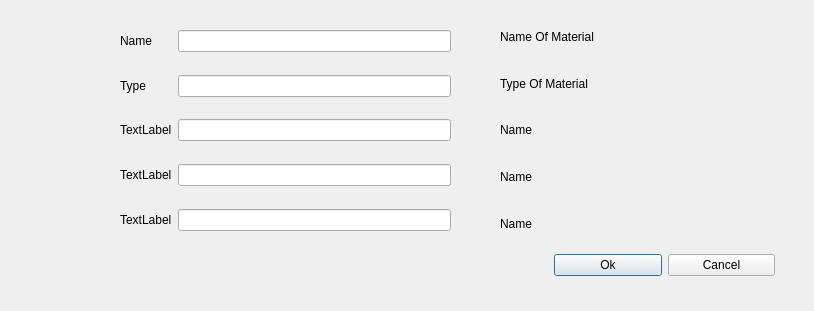
<?xml version="1.0" encoding="UTF-8"?>
<ui version="4.0">
 <class>Dialog</class>
 <widget class="QDialog" name="Dialog">
  <property name="geometry">
   <rect>
    <x>0</x>
    <y>0</y>
    <width>814</width>
    <height>311</height>
   </rect>
  </property>
  <property name="windowTitle">
   <string>Dialog</string>
  </property>
  <widget class="QWidget" name="">
   <property name="geometry">
    <rect>
     <x>554</x>
     <y>250</y>
     <width>221</width>
     <height>30</height>
    </rect>
   </property>
   <layout class="QHBoxLayout" name="horizontalLayout">
    <item>
     <widget class="QPushButton" name="btn_AddDialog_Ok">
      <property name="text">
       <string>Ok</string>
      </property>
     </widget>
    </item>
    <item>
     <widget class="QPushButton" name="btn_AddDialog_Cancel">
      <property name="text">
       <string>Cancel</string>
      </property>
     </widget>
    </item>
   </layout>
  </widget>
  <widget class="QWidget" name="">
   <property name="geometry">
    <rect>
     <x>120</x>
     <y>30</y>
     <width>331</width>
     <height>201</height>
    </rect>
   </property>
   <layout class="QFormLayout" name="formLayout">
    <item row="0" column="0">
     <widget class="QLabel" name="lbl_AddDialog_Name">
      <property name="text">
       <string>Name</string>
      </property>
     </widget>
    </item>
    <item row="0" column="1">
     <widget class="QLineEdit" name="lineEdit"/>
    </item>
    <item row="2" column="0">
     <widget class="QLabel" name="lbl_AddDialog_Type">
      <property name="text">
       <string>Type</string>
      </property>
     </widget>
    </item>
    <item row="2" column="1">
     <widget class="QLineEdit" name="lineEdit_2"/>
    </item>
    <item row="3" column="1">
     <spacer name="verticalSpacer_2">
      <property name="orientation">
       <enum>Qt::Vertical</enum>
      </property>
      <property name="sizeHint" stdset="0">
       <size>
        <width>20</width>
        <height>40</height>
       </size>
      </property>
     </spacer>
    </item>
    <item row="4" column="0">
     <widget class="QLabel" name="label_3">
      <property name="text">
       <string>TextLabel</string>
      </property>
     </widget>
    </item>
    <item row="4" column="1">
     <widget class="QLineEdit" name="lineEdit_5"/>
    </item>
    <item row="5" column="1">
     <spacer name="verticalSpacer_3">
      <property name="orientation">
       <enum>Qt::Vertical</enum>
      </property>
      <property name="sizeHint" stdset="0">
       <size>
        <width>20</width>
        <height>40</height>
       </size>
      </property>
     </spacer>
    </item>
    <item row="6" column="0">
     <widget class="QLabel" name="label_4">
      <property name="text">
       <string>TextLabel</string>
      </property>
     </widget>
    </item>
    <item row="6" column="1">
     <widget class="QLineEdit" name="lineEdit_4"/>
    </item>
    <item row="7" column="1">
     <spacer name="verticalSpacer_4">
      <property name="orientation">
       <enum>Qt::Vertical</enum>
      </property>
      <property name="sizeHint" stdset="0">
       <size>
        <width>20</width>
        <height>40</height>
       </size>
      </property>
     </spacer>
    </item>
    <item row="8" column="0">
     <widget class="QLabel" name="label_5">
      <property name="text">
       <string>TextLabel</string>
      </property>
     </widget>
    </item>
    <item row="8" column="1">
     <widget class="QLineEdit" name="lineEdit_6"/>
    </item>
    <item row="1" column="1">
     <spacer name="verticalSpacer">
      <property name="orientation">
       <enum>Qt::Vertical</enum>
      </property>
      <property name="sizeHint" stdset="0">
       <size>
        <width>20</width>
        <height>40</height>
       </size>
      </property>
     </spacer>
    </item>
   </layout>
  </widget>
  <widget class="QWidget" name="">
   <property name="geometry">
    <rect>
     <x>500</x>
     <y>30</y>
     <width>211</width>
     <height>201</height>
    </rect>
   </property>
   <layout class="QVBoxLayout" name="verticalLayout">
    <item>
     <widget class="QLabel" name="lbl_AddDialog_NameInfo">
      <property name="text">
       <string>Name Of Material</string>
      </property>
     </widget>
    </item>
    <item>
     <spacer name="verticalSpacer_5">
      <property name="orientation">
       <enum>Qt::Vertical</enum>
      </property>
      <property name="sizeHint" stdset="0">
       <size>
        <width>20</width>
        <height>40</height>
       </size>
      </property>
     </spacer>
    </item>
    <item>
     <widget class="QLabel" name="lbl_AddDialog_TypeInfo">
      <property name="text">
       <string>Type Of Material</string>
      </property>
     </widget>
    </item>
    <item>
     <spacer name="verticalSpacer_6">
      <property name="orientation">
       <enum>Qt::Vertical</enum>
      </property>
      <property name="sizeHint" stdset="0">
       <size>
        <width>20</width>
        <height>40</height>
       </size>
      </property>
     </spacer>
    </item>
    <item>
     <widget class="QLabel" name="label_8">
      <property name="text">
       <string>Name</string>
      </property>
     </widget>
    </item>
    <item>
     <spacer name="verticalSpacer_7">
      <property name="orientation">
       <enum>Qt::Vertical</enum>
      </property>
      <property name="sizeHint" stdset="0">
       <size>
        <width>20</width>
        <height>40</height>
       </size>
      </property>
     </spacer>
    </item>
    <item>
     <widget class="QLabel" name="label_9">
      <property name="text">
       <string>Name</string>
      </property>
     </widget>
    </item>
    <item>
     <spacer name="verticalSpacer_8">
      <property name="orientation">
       <enum>Qt::Vertical</enum>
      </property>
      <property name="sizeHint" stdset="0">
       <size>
        <width>20</width>
        <height>40</height>
       </size>
      </property>
     </spacer>
    </item>
    <item>
     <widget class="QLabel" name="label_10">
      <property name="text">
       <string>Name</string>
      </property>
     </widget>
    </item>
   </layout>
  </widget>
 </widget>
 <resources/>
 <connections/>
</ui>
